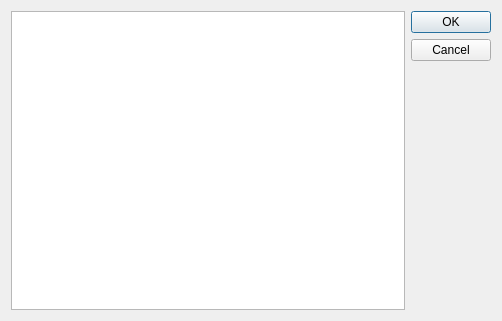
<?xml version="1.0" encoding="UTF-8"?>
<ui version="4.0">
 <class>resultSet</class>
 <widget class="QDialog" name="resultSet">
  <property name="geometry">
   <rect>
    <x>0</x>
    <y>0</y>
    <width>502</width>
    <height>321</height>
   </rect>
  </property>
  <property name="windowTitle">
   <string>Dialog</string>
  </property>
  <layout class="QGridLayout" name="gridLayout">
   <item row="0" column="0">
    <layout class="QHBoxLayout" name="horizontalLayout">
     <item>
      <widget class="QTextEdit" name="resultSetText"/>
     </item>
     <item>
      <widget class="QDialogButtonBox" name="buttonBox">
       <property name="orientation">
        <enum>Qt::Vertical</enum>
       </property>
       <property name="standardButtons">
        <set>QDialogButtonBox::Cancel|QDialogButtonBox::Ok</set>
       </property>
      </widget>
     </item>
    </layout>
   </item>
  </layout>
 </widget>
 <resources/>
 <connections>
  <connection>
   <sender>buttonBox</sender>
   <signal>accepted()</signal>
   <receiver>resultSet</receiver>
   <slot>accept()</slot>
   <hints>
    <hint type="sourcelabel">
     <x>248</x>
     <y>254</y>
    </hint>
    <hint type="destinationlabel">
     <x>157</x>
     <y>274</y>
    </hint>
   </hints>
  </connection>
  <connection>
   <sender>buttonBox</sender>
   <signal>rejected()</signal>
   <receiver>resultSet</receiver>
   <slot>reject()</slot>
   <hints>
    <hint type="sourcelabel">
     <x>316</x>
     <y>260</y>
    </hint>
    <hint type="destinationlabel">
     <x>286</x>
     <y>274</y>
    </hint>
   </hints>
  </connection>
 </connections>
</ui>
